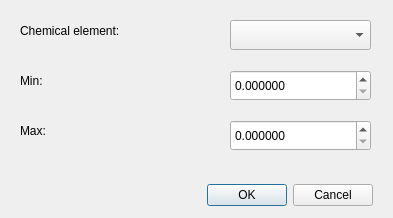
<?xml version="1.0" encoding="UTF-8"?>
<ui version="4.0">
 <class>add_ww</class>
 <widget class="QWidget" name="add_ww">
  <property name="geometry">
   <rect>
    <x>0</x>
    <y>0</y>
    <width>393</width>
    <height>218</height>
   </rect>
  </property>
  <property name="windowTitle">
   <string>Add - GG</string>
  </property>
  <widget class="QLabel" name="che_elem_label">
   <property name="geometry">
    <rect>
     <x>20</x>
     <y>20</y>
     <width>191</width>
     <height>22</height>
    </rect>
   </property>
   <property name="text">
    <string>Chemical element:</string>
   </property>
  </widget>
  <widget class="QComboBox" name="chem_elem_cb">
   <property name="geometry">
    <rect>
     <x>230</x>
     <y>20</y>
     <width>141</width>
     <height>30</height>
    </rect>
   </property>
  </widget>
  <widget class="QLabel" name="che_elem_label_2">
   <property name="geometry">
    <rect>
     <x>20</x>
     <y>70</y>
     <width>191</width>
     <height>22</height>
    </rect>
   </property>
   <property name="text">
    <string>Min:</string>
   </property>
  </widget>
  <widget class="QLabel" name="che_elem_label_3">
   <property name="geometry">
    <rect>
     <x>20</x>
     <y>120</y>
     <width>191</width>
     <height>22</height>
    </rect>
   </property>
   <property name="text">
    <string>Max:</string>
   </property>
  </widget>
  <widget class="QDoubleSpinBox" name="min_dsb">
   <property name="geometry">
    <rect>
     <x>230</x>
     <y>70</y>
     <width>141</width>
     <height>31</height>
    </rect>
   </property>
   <property name="decimals">
    <number>6</number>
   </property>
   <property name="singleStep">
    <double>0.010000000000000</double>
   </property>
  </widget>
  <widget class="QDoubleSpinBox" name="max_dsb">
   <property name="geometry">
    <rect>
     <x>230</x>
     <y>120</y>
     <width>141</width>
     <height>31</height>
    </rect>
   </property>
   <property name="decimals">
    <number>6</number>
   </property>
   <property name="singleStep">
    <double>0.010000000000000</double>
   </property>
  </widget>
  <widget class="QDialogButtonBox" name="add_bb">
   <property name="geometry">
    <rect>
     <x>190</x>
     <y>180</y>
     <width>183</width>
     <height>30</height>
    </rect>
   </property>
   <property name="standardButtons">
    <set>QDialogButtonBox::Cancel|QDialogButtonBox::Ok</set>
   </property>
  </widget>
 </widget>
 <resources/>
 <connections/>
</ui>
